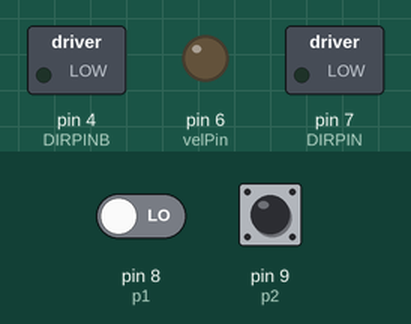
The sketch below on a simulated Arduino Uno, built with avr-gcc and run on an emulated ATmega328P. On the bench: switched loads named in the sketch (green lamp = pin HIGH), output pins drawn as LEDs (lit = HIGH). The inputs (shaded band) are chosen by the test bench; at power-on: pin 8 (p1) LOW, pin 9 (p2) LOW.

Above: at 1.2 s.
1.3 s: pin 8 (p1) driven HIGH
At 2.4 s:
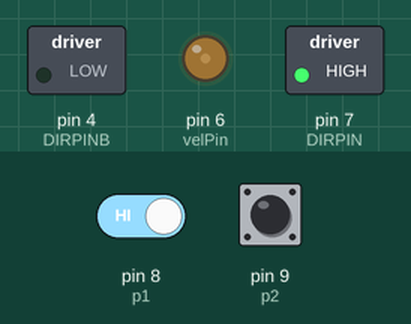
2.8 s: pin 9 (p2) driven HIGH
At 3.3 s:
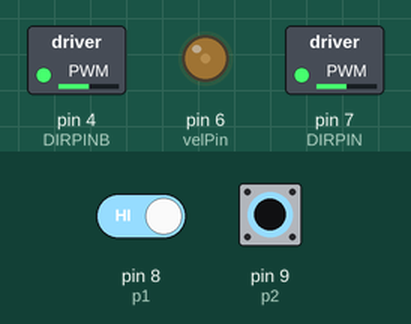
4.4 s: pin 8 (p1) driven LOW
At 5.3 s:
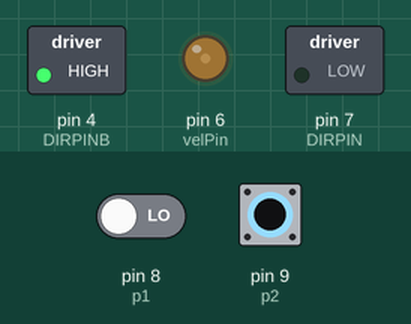
5.9 s: pin 9 (p2) driven LOW
At 7.1 s:
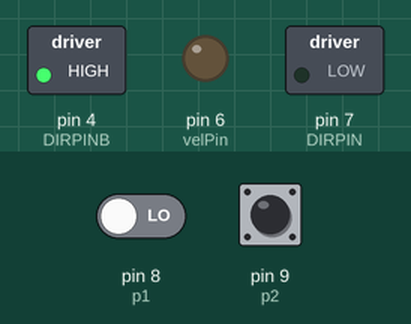
7.4 s: pin 8 (p1) driven HIGH
At 8.2 s:
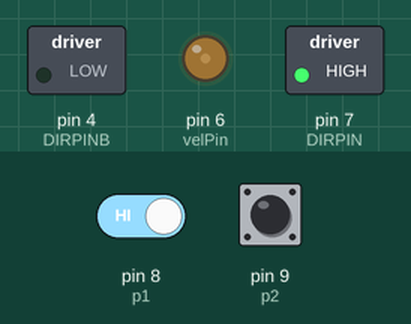
8.9 s: pin 9 (p2) pulsed HIGH 2 times (0.12 s each, 0.3 s apart)
Timing chart, 0 to 11.9 s (numbered marks = the images above; inputs shaded):
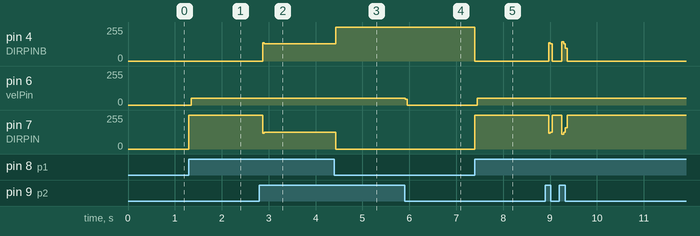

Measured:
- after the input at 1.3 s, pin 6 (velPin): 0/255 → 50/255 after 0.05 s; pin 7 (DIRPIN): 0/255 → 255/255 at once
- after the input at 2.8 s, pin 4 (DIRPINB): 0/255 → 128/255 after 0.07 s; pin 7 (DIRPIN): 255/255 → 127/255 after 0.07 s
- after the input at 4.4 s, pin 4 (DIRPINB): 128/255 → 255/255 at once; pin 7 (DIRPIN): 127/255 → 0/255 at once
- after the input at 5.9 s, pin 6 (velPin): 50/255 → 0/255 at once
- after the input at 7.4 s, pin 4 (DIRPINB): 255/255 → 0/255 at once; pin 6 (velPin): 0/255 → 50/255 after 0.05 s; pin 7 (DIRPIN): 0/255 → 255/255 at once

The sketch:

ManoRobotica.ino
```cpp
int p1 = 8;
int p2 = 9;
int DIRPIN = 7;
int DIRPINB = 4;
int velPin = 6;
void setup() {
  pinMode(p1, INPUT);
  pinMode(p2, INPUT);
  pinMode(DIRPINB, OUTPUT);
  pinMode(DIRPIN, OUTPUT);

}

void loop() {

  if (digitalRead(p1) == HIGH) {
    digitalWrite(DIRPIN, 1);
    digitalWrite(DIRPINB, 0);
    analogWrite(velPin, 50);
    delay(5);
  } else {
    analogWrite(velPin, 0);
  }
  if (digitalRead(p2) == HIGH) {
    digitalWrite(DIRPIN, 0);
    digitalWrite(DIRPINB, 1);
    analogWrite(velPin, 50);
    delay(5);
  } else {
    analogWrite(velPin, 0);
  }
}
```
